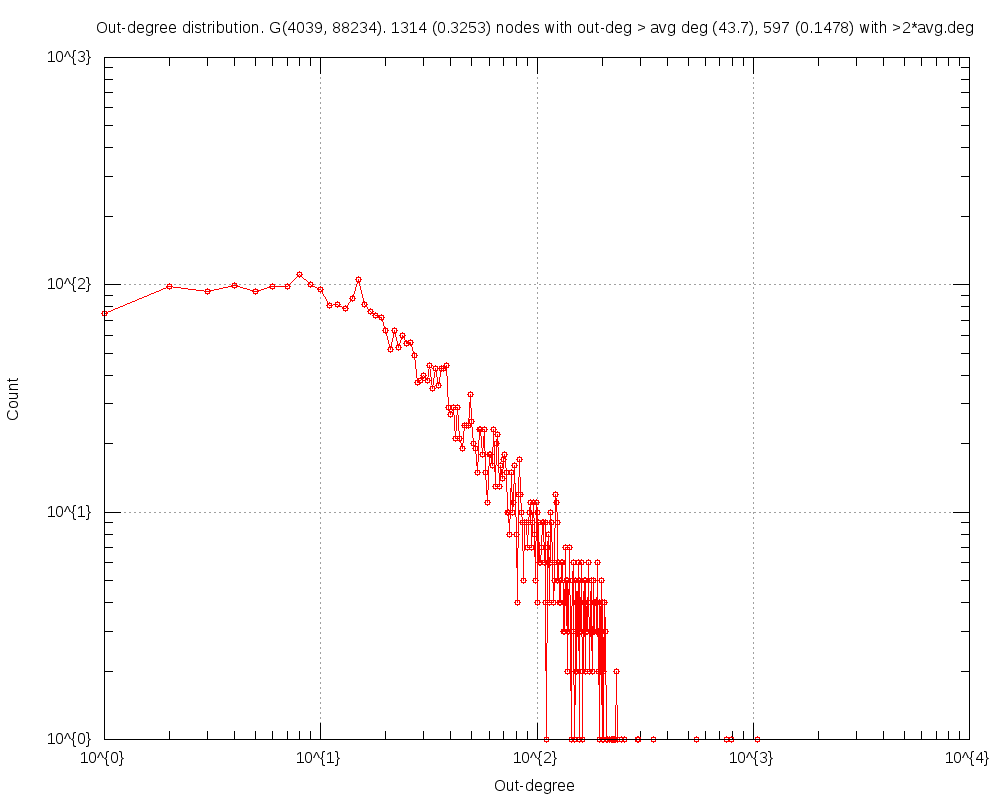

Here is the gnuplot script that generated this plot:
#
# Out-degree distribution. G(4039, 88234). 1314 (0.3253) nodes with out-deg > avg deg (43.7), 597 (0.1478) with >2*avg.deg (Wed Nov 19 20:47:13 2014)
#

set title "Out-degree distribution. G(4039, 88234). 1314 (0.3253) nodes with out-deg > avg deg (43.7), 597 (0.1478) with >2*avg.deg"
set key bottom right
set logscale xy 10
set format x "10^{%L}"
set mxtics 10
set format y "10^{%L}"
set mytics 10
set grid
set xlabel "Out-degree"
set ylabel "Count"
set tics scale 2
set terminal png size 1000,800
set output 'outDeg.distribution.png'
plot 	"outDeg.distribution.tab" using 1:2 title "" with linespoints pt 6
